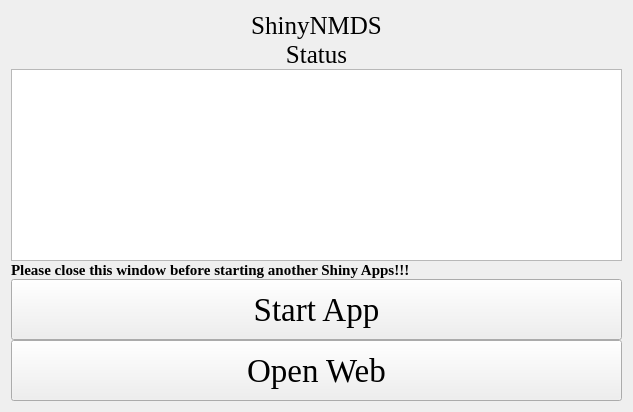
<?xml version="1.0" encoding="UTF-8"?>
<ui version="4.0">
 <class>Form</class>
 <widget class="QWidget" name="Form">
  <property name="geometry">
   <rect>
    <x>0</x>
    <y>0</y>
    <width>633</width>
    <height>412</height>
   </rect>
  </property>
  <property name="windowTitle">
   <string>Form</string>
  </property>
  <property name="styleSheet">
   <string notr="true">background-image: url(D:/tools/Pycharm/pyqt/logo/green_back.png);</string>
  </property>
  <layout class="QGridLayout" name="gridLayout_4">
   <property name="verticalSpacing">
    <number>0</number>
   </property>
   <item row="0" column="0">
    <layout class="QGridLayout" name="gridLayout_5">
     <property name="verticalSpacing">
      <number>0</number>
     </property>
     <item row="0" column="0" colspan="3">
      <widget class="QLabel" name="label">
       <property name="sizePolicy">
        <sizepolicy hsizetype="Preferred" vsizetype="Fixed">
         <horstretch>0</horstretch>
         <verstretch>0</verstretch>
        </sizepolicy>
       </property>
       <property name="font">
        <font>
         <family>Times New Roman</family>
         <pointsize>19</pointsize>
        </font>
       </property>
       <property name="text">
        <string>ShinyNMDS</string>
       </property>
       <property name="alignment">
        <set>Qt::AlignCenter</set>
       </property>
      </widget>
     </item>
     <item row="3" column="0" colspan="3">
      <widget class="QLabel" name="label_4">
       <property name="sizePolicy">
        <sizepolicy hsizetype="Preferred" vsizetype="Fixed">
         <horstretch>0</horstretch>
         <verstretch>0</verstretch>
        </sizepolicy>
       </property>
       <property name="font">
        <font>
         <family>Times New Roman</family>
         <pointsize>19</pointsize>
        </font>
       </property>
       <property name="text">
        <string>Status</string>
       </property>
       <property name="alignment">
        <set>Qt::AlignCenter</set>
       </property>
      </widget>
     </item>
     <item row="5" column="0" rowspan="2" colspan="3">
      <widget class="QTextBrowser" name="textBrowser">
       <property name="styleSheet">
        <string notr="true">background-image: url(D:/Documents/Desktop/white.png)</string>
       </property>
      </widget>
     </item>
     <item row="7" column="0" colspan="3">
      <widget class="QLabel" name="label_3">
       <property name="sizePolicy">
        <sizepolicy hsizetype="Preferred" vsizetype="Fixed">
         <horstretch>0</horstretch>
         <verstretch>0</verstretch>
        </sizepolicy>
       </property>
       <property name="font">
        <font>
         <family>Times New Roman</family>
         <pointsize>11</pointsize>
         <weight>75</weight>
         <bold>true</bold>
        </font>
       </property>
       <property name="text">
        <string>Please close this window before starting another Shiny Apps!!!</string>
       </property>
      </widget>
     </item>
     <item row="8" column="0" colspan="3">
      <widget class="QPushButton" name="pushButton">
       <property name="sizePolicy">
        <sizepolicy hsizetype="Preferred" vsizetype="Preferred">
         <horstretch>0</horstretch>
         <verstretch>0</verstretch>
        </sizepolicy>
       </property>
       <property name="font">
        <font>
         <family>Times New Roman</family>
         <pointsize>25</pointsize>
        </font>
       </property>
       <property name="text">
        <string>Start App</string>
       </property>
      </widget>
     </item>
     <item row="9" column="0" colspan="3">
      <widget class="QPushButton" name="pushButton_2">
       <property name="sizePolicy">
        <sizepolicy hsizetype="Preferred" vsizetype="Preferred">
         <horstretch>0</horstretch>
         <verstretch>0</verstretch>
        </sizepolicy>
       </property>
       <property name="font">
        <font>
         <family>Times New Roman</family>
         <pointsize>25</pointsize>
        </font>
       </property>
       <property name="text">
        <string>Open Web</string>
       </property>
      </widget>
     </item>
    </layout>
   </item>
  </layout>
 </widget>
 <resources/>
 <connections/>
</ui>
